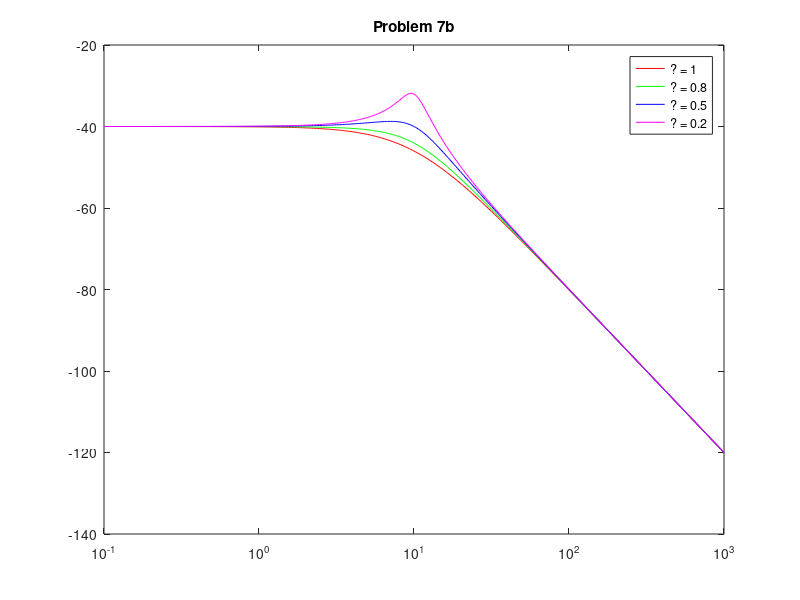
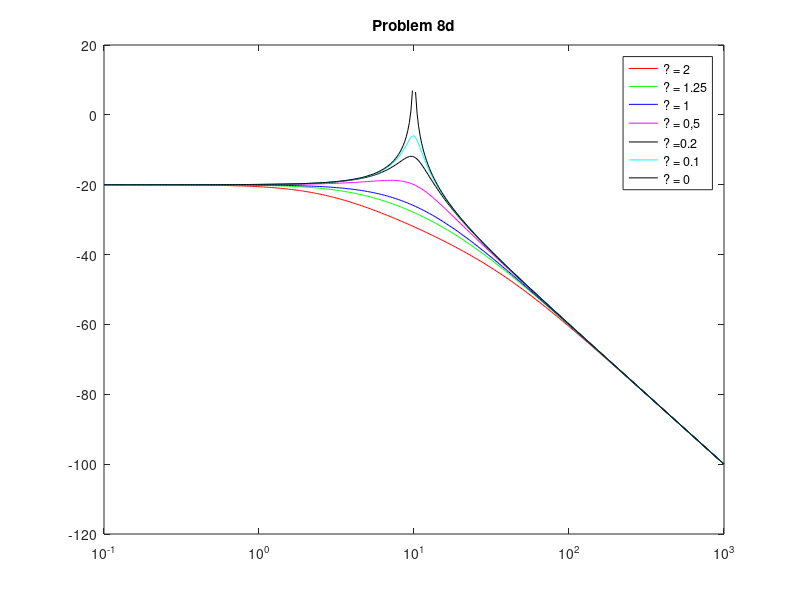

MATLAB code for these plots, in order: (Note: this script raises an error after producing the figures.)
%% Mikhail Grushko - BE110 - PSET 4

%% Cleanup

clearvars;
close all;
clc;

%% Problem 7b

j = sqrt(-1);
w = 10.^(-1 : 0.01 : 3);

w0 = 10;

zeta = [1, 0.8, 0.5, 0.2];

color = ['r', 'g', 'b', 'm'];

for i = 1 : 4
    H = 1./((j*w).^2+2*zeta(i)*w0*(j*w)+w0^2);
    Hdb=20*log10(abs(H));
    plot(w,Hdb,color(i)); 
    set(gca,'xscale','log')
    hold on;
end    
title('Problem 7b');
legend('? = 1', '? = 0.8', '? = 0.5', '? = 0.2');

%% Problem 8d

zeta = [2, 1.25, 1, 0.5, 0.2, 0.1, 0];
b = zeta*2*0.1*10;
j = sqrt(-1);
w = 10.^(-1 : 0.01 : 3);
color = ['r', 'g', 'b', 'm', 'k', 'c', 'k'];

figure;
for i = 1 : 7
    H=1./(0.1*(j*w).^2+b(i)*(j*w)+10);
    Hdb=20*log10(abs(H));
    plot(w,Hdb,color(i)); 
    set(gca,'xscale','log');
    hold on;
end     
title('Problem 8d');
legend('? = 2', '? = 1.25', '? = 1', '? = 0,5', '? =0.2', '? = 0.1' , '? = 0');

%% Problem 8e

figure;
for i = 1 : 7
    H=tf(1./(0.1*(j*w).^2+b(i)*(j*w)+10));
    Y = step(H);
%     plot(t,Y,color(i)); 
    hold on;
end  

%% Problem 9

w = 10.^(-1 : 0.01 : 3);
figure;
subplot(2,3,1); 
H=1./(j*w/10+1); 
Hdb=20*log10(abs(H)); 
plot(w,Hdb,'r'); 
set(gca,'xscale','log')% define H & make the plot

subplot(2,3,2); 
H=1./(j*w/10+1).^2; 
Hdb=20*log10(abs(H)); 
plot(w,Hdb,'g'); 
set(gca,'xscale','log')% define H & make the plot

subplot(2,3,3); 
H=1./(j*w); 
Hdb=20*log10(abs(H)); 
plot(w,Hdb,'b'); 
set(gca,'xscale','log')% define H & make the plot

subplot(2,3,4); 
H=(10./(j*w))+1; 
Hdb=20*log10(abs(H)); 
plot(w,Hdb,'k'); 
set(gca,'xscale','log')% define H & make the plot

subplot(2,3,5); 
H=(j*w)./(((j*w./10) + 1).*((j*w./100) + 1)); 
Hdb=20*log10(abs(H)); 
plot(w,Hdb); 
set(gca,'xscale','log')% define H & make the plot

subplot(2,3,6); 
H=(j*w)./(((j*w./50) + 1).*((j*w./200) + 1)); 
Hdb=20*log10(abs(H)); 
plot(w,Hdb,'m'); 
set(gca,'xscale','log')% define H & make the plot

%% Problem 10a

figure; 
t=0:.01:10; 
x=sin(2*pi*t);
% define t with an initial sampling interval dt=0.01 and define x(t)to have
% period=1
for k=1:200 
% for loop that incrementally changes the sampling interval 
    is=1:k:length(t);  
    ts=t(is); 
    xs=x(is); 
    %set the new dt tok*dt&then plot the original x (blue) and the sampled x(red)
    subplot(211); 
    plot(t,x,'-b',ts, xs,'.r','markersize',16); 
    title(['T=1, dt=',num2str(k*0.01), ',  k=',num2str(k),'/200']);
    subplot(212); plot(t,x,'-b',ts, xs,'.-r','markersize',16); pause 
    % hit the SPACEBAR to advance to next plot
end
% this code flips thorough sampling rates.  The lower plots is the same as 
% the upperbut with the reddots connected

%%
% 10a:  As I am flipping through the sampling frequencies, I observe the
% effect known as aliasing. Aliasing is generally observed in the
% Discrete-Time Fourier Transform, where only a single fundamental sampling
% frequency $\omega _o$. At higher $\omega _o$ (significantly higher than
% period $T$), the DTFT does an accurate job of representing the original
% wave. However, at $\omega _o = 0.5T$, aliasing effect begins to occur,
% due to the fact that one cannot unambiguously interpret the samples,
% creating multiple signals that are aliases of each other (i.e. all of the
% aliases can produce the sampling obtained).

%% Problem 10b

figure; 
dt=0.01; 
t=0:dt:10; 
N=length(t); 
% define t with a sampling interval dt=0.001 
for k=1:200
% for loop that incrementally changes the frequency 
    x=cos(2*pi*k*t);  
	%set the new frequencytok
	subplot(211); 
	plot(t,x); 
	title(['dt=0.01, Sampling freq= 100,  Signal freq=',num2str(k),'/200']); 
	% plot x(t)
	X=fft(x); 
	X=X(1:round(N/2)); f=(0:round(N/2)-1)/(N*dt);
	% findthe DFT of x(t) thenremove the redundant freqs
	subplot(212); 
	plot(f,abs(X));% plot X(f)in the lowerplot
	f_actual(k)= k;
	f_detected(k)= X(k) ; %MODIFY THIS LINE
    pause;
	% pressthe SPACEBAR to advance to next frame(or hold it downto advance rapidlly)\
end

figure;
plot(f_actual, f_detected, '-b',f_actual, f_detected, '-r'); 
legend({'Actual Frequency','DetectedFrequency'})

%%
% This is another way of demonstrating the aliasing problem when doing the
% Discrete-Time Fourier Transform. However, this time we're exploring DTFTs
% at different signal $\omega _o$, but the same sampling frequency. What
% happens as we move towards higher signal frequencies, we see repeating
% frequencies, which is a sign of aliasing. The pattern also follows the
% Nyquist law, which states that a signal must be sampled at a rate greater
% twice as $\omega _o$.